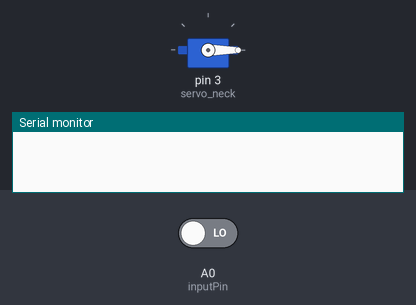
A sketch run on a simulated Arduino Uno, built with avr-gcc and run on an emulated ATmega328P. Shown: servo, the last lines printed to the serial monitor. The test bench sets the inputs (shaded band); at power-on: A0 (inputPin) LOW.

Above: at 0.1 s.
At 38.2 s:
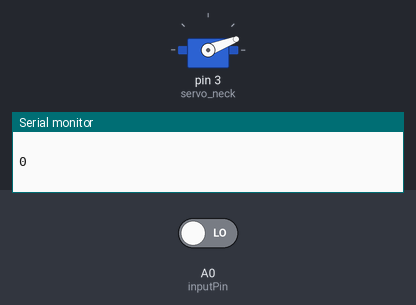
Timing chart, 0 to 40.0 s (numbered marks = the images above):
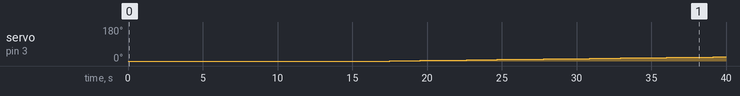

The sketch:

robot_scan.ino
```cpp
//robot_scan
//by Stephen M. Brown
//for DelDotSci

//This is the beginning of the scan and follow program for both the Dracuum and the FollowBot
//This uses a neck servo mounted ultrasonic sensor that hunts for the closes object and tries to
//repeatedly scan the object for movement.  If no movement found after a couple of seconds, it
//returns to scanning.  At this point no body movement will be coded, but eventually the whole body
//will turn to place the object at 90degrees of the servo.

//declare variables
//declare functions
//void loop
//scan from 0degrees to 180 degrees. Keeping track of closest readings of angle and distance and angular size
//scan back from 180 degress to zero keeping track of closest readings of angle and distance and angular size.
//go to center of contact and scan from +25 degrees to -25 degrees (this is updated contact info)
//if no changes for 5 seconds return to scanning...

                                             //INCLUDE
#include <Servo.h>

                                             //PIN ASSIGNMENTS
int inputPin=A0;  //input for the ultrasonic rangefinder
int outputPin=A1;  //output for the ultrasonic rangefinder
int ledpin=13;
                                             //GLOBAL VARIABLES
int angle=0;    //initial angle for the servo
Servo servo_neck;  //initialize servo_neck.  Not sure if this is the only servo of the bot
int closest_distance = 1000;
                                             //FUNCTIONS
                                                 //function:range_find()
int range_find()
  {
/*Main range finding function for ultrasonic emitter/detector
 * Nothing is sent to it, just returns 'distance'
 * not sure--still--of necessary timing  between shutting off the emiitter and turning on the detector
 *
 * .3m/millisecond
 */
  digitalWrite(outputPin, LOW);  //turn off emiitter  2 microseconds enough?  Seems to work...
  delayMicroseconds(2);
  digitalWrite(outputPin, HIGH);//turn on emitter for a pulse
  delayMicroseconds(10);
  digitalWrite(outputPin, LOW);//turn off emitter

  int distance = pulseIn(inputPin, HIGH); //determine the length of the pulse(physically this make more sense to me if
  distance = distance/58;                 //this would be measuring the time LOW.  but this is from the
  return distance;                        //example code for the ultrasonic detector...
  delay(50);
  if (distance >= 50)
  {
    digitalWrite(ledpin, HIGH);
  }
  else
  {
    digitalWrite(ledpin, LOW);
  }
}

                                                   //function:tight_scan()
int tight_scan(int target_angle, int target_distance)
{
  /*initializes a tighter scan of a sensed target
   * will zero on the closest object (sent to function)
   * and do scanning sweeps of the object
   *
   */

  int orig_target_distance = target_distance;//sets the base line for the detected object(called target here)
  int delta_angle = 0;
  int target_angular_size = 5; //degrees  initial guess for target angular size
  //find angular size
    servo_neck.write(target_angle);  //goes to the target angle
          //maybe a smaller move for servo.write?
    for(delta_angle = 0 ; delta_angle < 15; delta_angle+=1)
    {
        delay(100);
      int current_distance = range_find();
      int count = 0;
      //while target_distance is within 5percent of original target_distance
      //keep tight_scan going....
      while (target_distance < 1.05*orig_target_distance)
      {
        target_distance = range_find();
        delay(100);
        servo_neck.write(target_angle+delta_angle);
        delta_angle+=1;
      }

     }
}
                                                  //function:scan()
int scan()
{
  /*Main scanning function for the FollowBot
   *
   */
  int target_angle = 90;

  for(angle = 0; angle < 180; angle += 1)
  {
    servo_neck.write(angle);
    int current_distance = range_find();
    Serial.println(current_distance);       //added to use serial plotter.
    Serial.println(" ");
    if (current_distance < closest_distance)
      {
        closest_distance = current_distance;
        tight_scan(angle, current_distance);
      }
    else
      delay(30);  //tested to find something that doesnt task the servo
      continue;
   }

    for(angle = 180; angle>0; angle-=1)
    {
      servo_neck.write(angle);
      int current_distance = range_find();
      Serial.println(current_distance);
      if (current_distance < closest_distance)
        {
          closest_distance = current_distance;
          tight_scan(angle, current_distance);
        }
      else
        delay(30);
        continue;
   }
}
                                                  //ONE-TIME RUN
void setup()
  {
  servo_neck.attach(3);
  Serial.begin(9600);   //for serial board communications
  }
                                                  //MAIN-LOOP
void loop()
{
 scan();
}
```

Measured:
- by itself, servo on pin 3 (servo_neck): moves from 0° to 22° over 21.6 s
